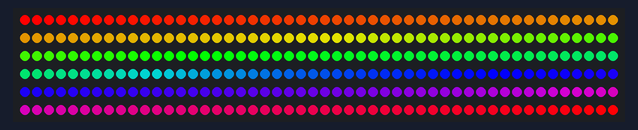
A sketch run on a simulated Arduino Uno, built with avr-gcc and run on an emulated ATmega328P. Shown: 300 RGB LEDs in strip order, left to right, continuing on the next row.

Above: at 0.18 s.
At 2.31 s:
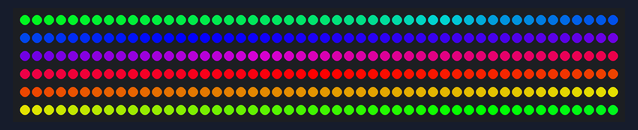
At 4.14 s:
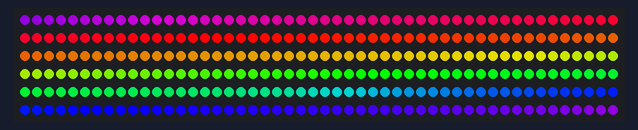
At 8.1 s:
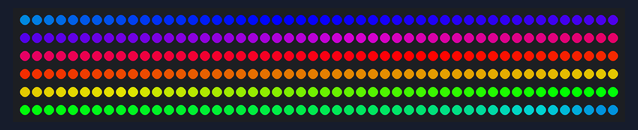
At 12.06 s:
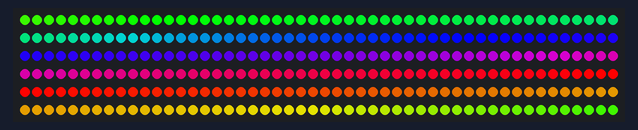
At 16.01 s:
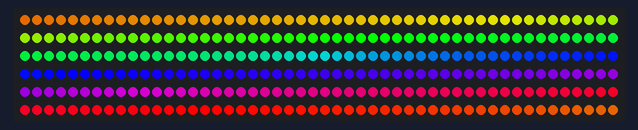

Measured:
- by itself, everything shown: repeats every 15.2 s, in 50 steps

The sketch:

rainbowscroll.ino
```cpp
#include "FastLED.h"

#define PIN 6
#define N 300

CRGB strip[N];
int i;

void setup() {
  FastLED.addLeds<NEOPIXEL, PIN>(strip, N);
  i = 0;
}

void loop() {
  i %= N;
  for (int pos = 0; pos < N; pos++) {
    strip[pos].setHue(map((pos + i) % N, 0, 300, 0, 255));
  }
  FastLED.show();
  i+=2;
  delay(0);
}
```
